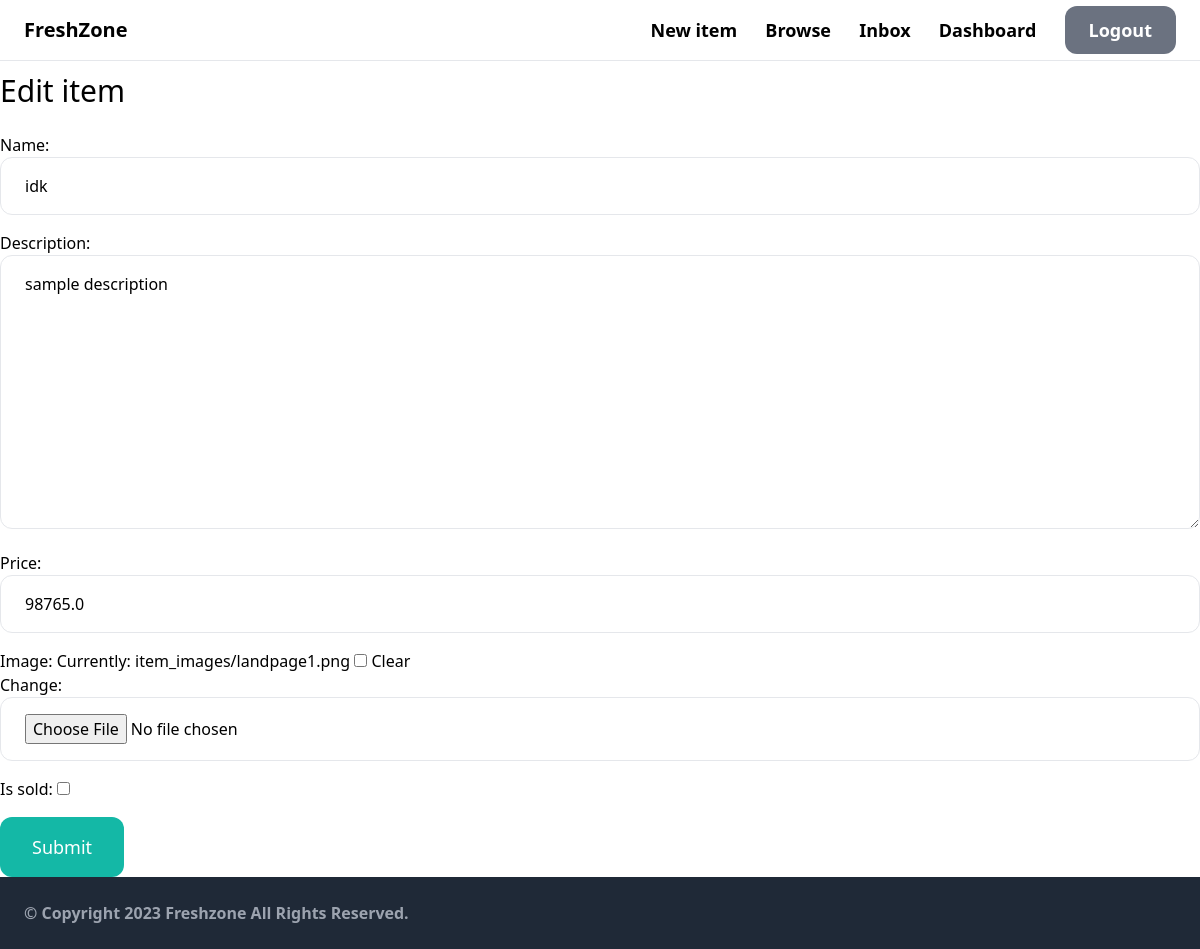
The page /items/1/edit/ (signed in) on the database its author committed.
### item/models.py (models this page shows, shortened)
class Item(models.Model):
    category = models.ForeignKey(Category, related_name='items', on_delete=models.CASCADE)
    name = models.CharField(max_length=255)
    description = models.TextField(blank=True, null=True)
    price = models.FloatField()
    image = models.ImageField(upload_to='item_images', blank=True, null=True)
    is_sold = models.BooleanField(default=False)
    created_by = models.ForeignKey(User, related_name='items', on_delete=models.CASCADE)
    created_at = models.DateTimeField(auto_now_add=True)

### item/views.py (the view)
# urls.py: path('<int:pk>/edit/', views.edit, name='edit'),
@login_required
def edit(request, pk):
    item = get_object_or_404(Item, pk=pk, created_by=request.user)
    if request.method == 'POST':
        form = EditItemForm(request.POST, request.FILES, instance=item)
        if form.is_valid():
            form.save()
            return redirect('item:detail', pk=item.id)
    else:
        form = EditItemForm(instance=item)
    return render(request, 'item/form.html', {
        'form': form,
        'title': 'Edit item',
    })

### item/forms.py
class EditItemForm(forms.ModelForm):
    class Meta:
        model = Item
        fields = ('name', 'description', 'price', 'image', 'is_sold')
        widgets = {
            'name': forms.TextInput(attrs={
                'class': INPUT_CLASSES
            }),
            'description': forms.Textarea(attrs={
                'class': INPUT_CLASSES
            }),
            'price': forms.TextInput(attrs={
                'class': INPUT_CLASSES
            }),
            'image': forms.ClearableFileInput(attrs={'class': INPUT_CLASSES})
        }

### item/templates/item/form.html (shortened to what this page needs)
{% extends 'core/base.html' %}
{% block content %}
  <h1 class="mb-6 text-3xl">{{ title }}</h1>
  <form method="post" action="." enctype="multipart/form-data" class="space-y-4">
    {{ form.as_p }}
    <button class="mt-6 py-4 px-8 text-lg bg-teal-500 hover:bg-teal-700 rounded-xl text-white">Submit</button>
  </form>
{% endblock %}

### rows shown on the page
Item: name "idk", description "sample description", price "98765.0"

### other values the page prints
{{ title }} "Edit item"
